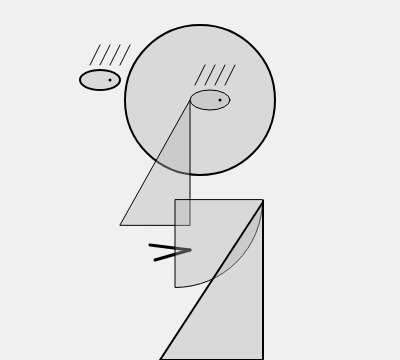
Frame 1 (no input)
Frame 60 (no input): identical to frame 1, image omitted
Frame 120 (the mouse pressed at the canvas centre since frame 60): identical to frame 1, image omitted

The p5.js sketch that drew this single still picture (run headless with seeded random() and noise() and a simulated clock; from frame 60 on, the mouse is pressed at the canvas centre):

// p5.js sketch
// ── sketch.js
/*
Composition based on A Larger Whole by Mariel Lindsey
www.mariellindsey.com

Part 1: Organize the portrait into functions
Part 2: Make at least one function that takes arguments. 
Call this function as many times as you need to.
Part 3: Look for a pattern or patterns and use a loop
*/

function setup() {
  createCanvas(400, 360);
}

function draw() {
  background(240);

  fill(180, 100);
  
  
  head();
  eyes();
  pupils(110);
  brows(90, 195);
  nose();
  mouth();
  jaw();
  torso();
}

function mouth() {
  strokeWeight(3);
  line(150, 245, 190, 250);
  line(155, 260, 190, 250);
}

function nose() {
  strokeWeight(1);
  triangle(120, 225, 190, 100, 190, 225);
}

function jaw() {
  strokeWeight(1);
  arc(175, 200, 175, 175, 0, HALF_PI, PIE);
}

function torso() {
  strokeWeight(2);
  triangle(160, height, 263, 202, 263, height);
}

function brows(left, right) {
  strokeWeight(1);
  line(left, 65, 100, 45);
  line(left + 10, 65, 110, 45);
  line(left + 20, 65, 120, 45);
  line(left + 30, 65, 130, 45);

  line(right, 85, 205, 65);
  line(right + 10, 85, 215, 65);
  line(right + 20, 85, 225, 65);
  line(right + 30, 85, 235, 65);
}

function head() {
  strokeWeight(2);
  circle(200, 100, 150);
}

function eyes() {
  strokeWeight(2);
  ellipse(100, 80, 40, 20);
  strokeWeight(1);
  ellipse(210, 100, 40, 20);
}

function pupils(x) {
  strokeWeight(3);
  point(x, x - 30);
  point(x + 110, x - 10);
}
